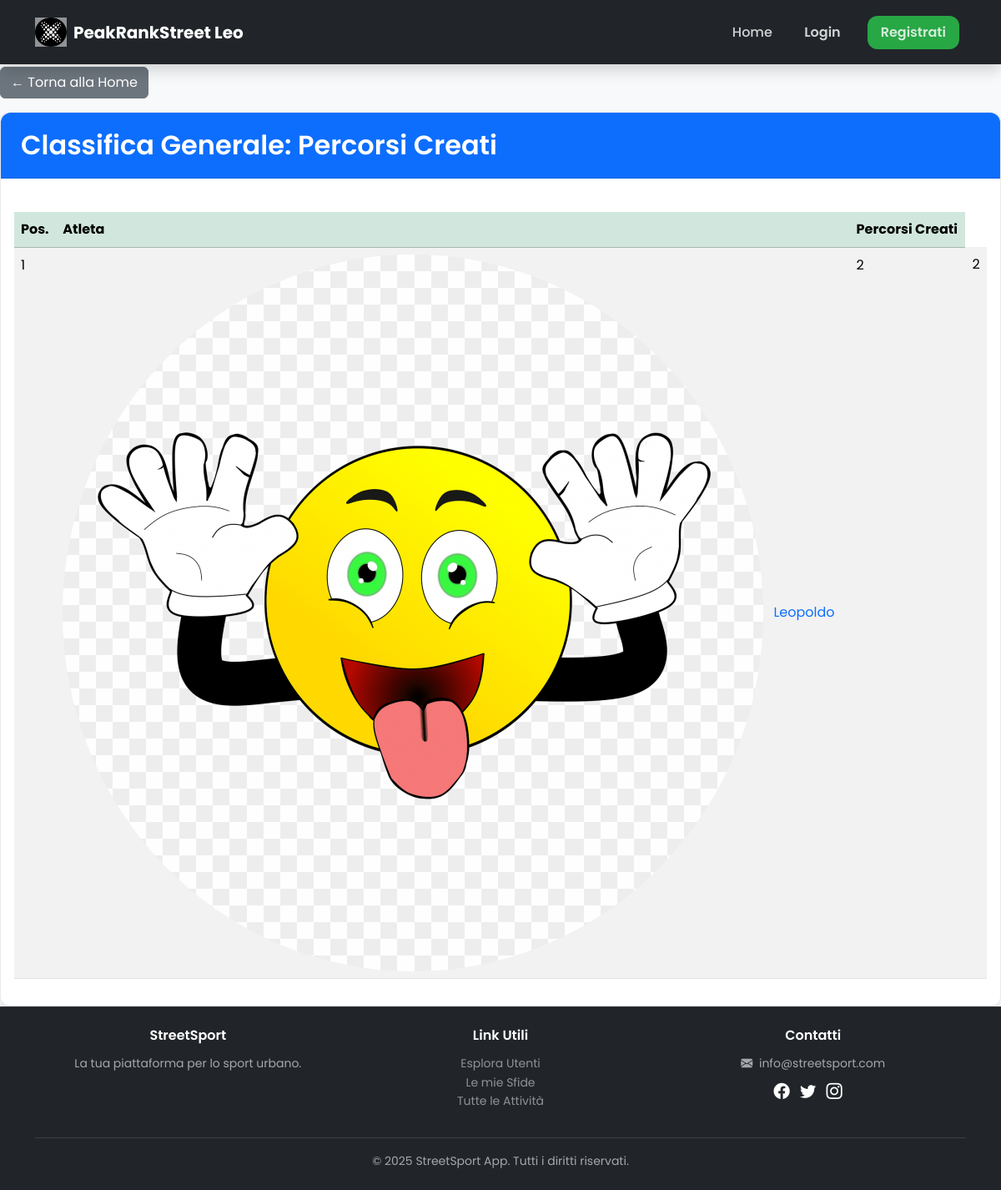
The app's page /leaderboards/most_routes, older data.
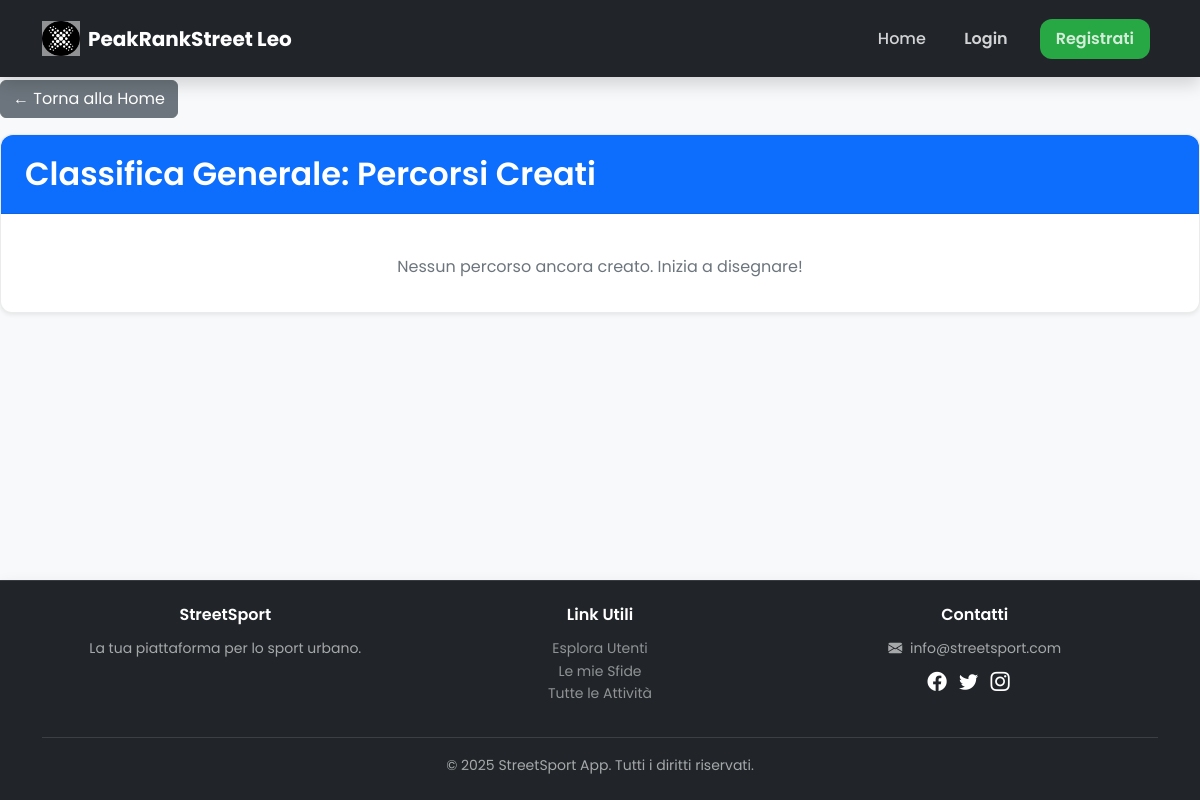
The same page, newer data.
### app/models.py (models this page shows, shortened)
class User(db.Model, UserMixin):
    __tablename__ = 'user'
    id = db.Column(db.Integer, primary_key=True)
    username = db.Column(db.String(50), unique=True, nullable=False, index=True)
    email = db.Column(db.String(100), unique=True, nullable=False, index=True)
    password_hash = db.Column(db.String(200), nullable=False)
    profile_image = db.Column(db.String(120), nullable=False, default='default.png')
    city = db.Column(db.String(100), nullable=True)
    created_at = db.Column(db.DateTime, default=datetime.utcnow)
    is_admin = db.Column(db.Boolean, default=False, nullable=False)
    routes = db.relationship('Route', backref='creator', lazy='dynamic')
    challenges = db.relationship('Challenge', backref='challenger', lazy='dynamic')
    activities = db.relationship('Activity', backref='user_activity', lazy='dynamic')
    comments = db.relationship('Comment', backref='author', lazy='dynamic')
    likes = db.relationship('Like', backref='user_liker', lazy='dynamic')
    route_records = db.relationship('RouteRecord', backref='record_holder', lazy='dynamic')
    user_badges = db.relationship('UserBadge', backref='badge_recipient', lazy='dynamic')
    activity_likes = db.relationship('ActivityLike', backref='user', lazy='dynamic')
    followed = db.relationship(
        'User', secondary=followers,
        primaryjoin=(followers.c.follower_id == id),
        secondaryjoin=(followers.c.followed_id == id),
        backref=db.backref('followers', lazy='dynamic'), lazy='dynamic')

### app/main/routes.py (the view)
@main.route("/leaderboards/most_routes")
def leaderboard_most_routes():
    results = (
        db.session.query(
            User,
            func.count(Route.id).label('total_routes_created')
        )
        .join(Route, User.id == Route.created_by)
        .group_by(User)
        .order_by(func.count(Route.id).desc())
        .limit(20)
        .all()
    )
    leaderboard_data = [
        {
            'id': user.id,
            'username': user.username,
            'profile_image': user.profile_image,
            'total_routes_created': total_routes_created or 0
        }
        for user, total_routes_created in results
    ]
    return render_template(
        "leaderboard_most_routes.html",
        leaderboard_data=leaderboard_data,
        is_homepage=False
    )

### app/templates/leaderboard_most_routes.html (shortened to what this page needs)
{% extends "index.html" %}
{% block content %}
    <a href="{{ url_for('main.index') }}" class="btn btn-secondary mb-3">&larr; Torna alla Home</a>
    <div class="card shadow-sm">
        <div class="card-header bg-primary text-white">
            <h2 class="mb-0 text-center">Classifica Generale: Percorsi Creati</h2>
        </div>
        <div class="card-body">
            {% if leaderboard_data %}
                <div class="table-responsive">
                    <table class="table table-striped table-hover mt-4">
                        <thead class="table-success">
                            <tr>
                                <th scope="col">Pos.</th>
                                <th scope="col">Atleta</th>
                                <th scope="col">Percorsi Creati</th>
                            </tr>
                        </thead>
                        <tbody>
                            {% for entry in leaderboard_data %}
                                <tr>
                                    <td>{{ loop.index }}</td>
                                    <td>
                                        <img src="{{ url_for('static', filename='profile_pics/' + entry.profile_image) }}" class="rounded-circle me-2 profile-image-small" alt="Avatar">
                                        <a href="{{ url_for('main.user_profile', user_id=entry.id) }}" class="user-link text-primary">{{ entry.username }}</a>
                                        <td>{{ entry.total_routes_created }}</td>
                                    </td>
                                    <td>{{ entry.total_routes_created }}</td>
                                </tr>
                            {% endfor %}
                        </tbody>
                    </table>
                </div>
            {% else %}
                <p class="text-center text-muted mt-4">Nessun percorso ancora creato. Inizia a disegnare!</p>
            {% endif %}
        </div>
    </div>
{% endblock %}

### app/templates/index.html (shortened to what this page needs)
<!DOCTYPE html>
<html lang="it">
<head>
    <link href="https://cdn.jsdelivr.net/npm/bootstrap@5.3.2/dist/css/bootstrap.min.css" rel="stylesheet">
    <link rel="stylesheet" href="https://cdn.jsdelivr.net/npm/bootstrap-icons@1.11.1/font/bootstrap-icons.css">
    <link rel="stylesheet" href="https://unpkg.com/leaflet@1.7.1/dist/leaflet.css" />
    <link rel="stylesheet" href="https://unpkg.com/leaflet-draw@1.0.4/dist/leaflet.draw.css" />
    <link rel="stylesheet" href="https://unpkg.com/leaflet.markercluster@1.4.1/dist/MarkerCluster.css" />
    <link rel="stylesheet" href="https://unpkg.com/leaflet.markercluster@1.4.1/dist/MarkerCluster.Default.css" />
    <link rel="stylesheet" href="{{ url_for('static', filename='css/styles.css') }}">
</head>
<body>
    <div class="main-wrapper">
        <header>
            <nav class="navbar navbar-expand-lg navbar-dark bg-dark-custom fixed-top py-3">
                <div class="container">
                    <a class="navbar-brand d-flex align-items-center" href="{{ url_for('main.index') }}">
                        <img src="{{ url_for('static', filename='icons/logoSS_X.png') }}" alt="StreetSport Logo" class="navbar-logo me-2">
                        <span class="fw-bold">PeakRankStreet Leo</span>
                    </a>
                    <div class="collapse navbar-collapse justify-content-end" id="navbarNav">
                        <ul class="navbar-nav align-items-center">
                            <li class="nav-item">
                                <a class="nav-link {% if request.endpoint == 'main.index' %}active{% endif %}" aria-current="page" href="{{ url_for('main.index') }}">Home</a>
                            </li>
                            {% if current_user.is_authenticated %}
                                <li class="nav-item">
                                    <a class="nav-link {% if request.endpoint == 'main.create_route' %}active{% endif %}" href="{{ url_for('main.create_route') }}"><i class="bi bi-geo-alt me-1"></i>Crea Percorso</a>
                                </li>
                                <li class="nav-item">
                                    <a class="nav-link {% if request.endpoint == 'main.create_challenge' %}active{% endif %}" href="{{ url_for('main.create_challenge') }}"><i class="bi bi-award me-1"></i>Crea Sfida</a>
                                </li>
                                <li class="nav-item">
                                    <a class="nav-link {% if request.endpoint == 'main.challenges_list' %}active{% endif %}" href="{{ url_for('main.challenges_list') }}"><i class="bi bi-grid-3x3-gap-fill me-1"></i>Sfide</a>
                                </li>
                                <li class="nav-item">
                                    <a class="nav-link {% if request.endpoint == 'main.explore_users' %}active{% endif %}" href="{{ url_for('main.explore_users') }}"><i class="bi bi-people-fill me-1"></i>Esplora</a>
                                </li>
                                <li class="nav-item">
                                    <a class="nav-link {% if request.endpoint == 'main.all_activities' %}active{% endif %}" href="{{ url_for('main.all_activities') }}"><i class="bi bi-activity me-1"></i>Attività</a>
                                </li>
                                <li class="nav-item">
                                    <a class="nav-link {% if request.endpoint == 'main.feed' %}active{% endif %}" href="{{ url_for('main.feed') }}"><i class="bi bi-rss-fill me-1"></i>Feed</a>
                                </li>
                                <li class="nav-item">
                                    <a class="nav-link position-relative {% if request.endpoint == 'main.notifications' %}active{% endif %}"
                                    href="{{ url_for('main.notifications') }}">
                                        <i class="bi bi-bell-fill"></i>
                                        {% if unread_notifications_count > 0 %}
                                            <span class="position-absolute top-0 start-100 translate-middle badge rounded-pill bg-danger notifications-badge">
                                                {{ unread_notifications_count }}
                                                <span class="visually-hidden">notifiche non lette</span>
                                            </span>
                                        {% endif %}
                                    </a>
                                </li>
                                <li class="nav-item">
                                    <a class="nav-link {% if request.endpoint == 'main.track_activity' %}active{% endif %}"
                                    href="{{ url_for('main.track_activity') }}">
                                        <i class="bi bi-geo-alt-fill me-1"></i>Traccia Live
                                    </a>
                                </li>
                                <li class="nav-item dropdown">
                                    <a class="nav-link dropdown-toggle" href="#" id="navbarDropdownLeaderboards" role="button" data-bs-toggle="dropdown" aria-expanded="false">
                                        <i class="bi bi-trophy-fill me-1"></i>Classifiche
                                    </a>
                                    <ul class="dropdown-menu dropdown-menu-dark" aria-labelledby="navbarDropdownLeaderboards">
                                        <li><a class="dropdown-item" href="{{ url_for('main.leaderboard_total_distance') }}">Distanza Totale</a></li>
                                        <li><a class="dropdown-item" href="{{ url_for('main.leaderboard_most_routes') }}">Percorsi Creati</a></li>
                                        <li><hr class="dropdown-divider"></li>
                                        <li><a class="dropdown-item" href="{{ url_for('main.finished_challenges') }}">🏁 Sfide Terminate</a></li>
                                    </ul>
                                </li>
                                <li class="nav-item dropdown">
                                    <a class="nav-link dropdown-toggle d-flex align-items-center" href="#" id="navbarDropdownMenuLink" role="button" data-bs-toggle="dropdown" aria-expanded="false">
                                        <img src="{{ url_for('static', filename='profile_pics/' + current_user.profile_image) }}" class="rounded-circle me-2 profile-image-navbar" alt="Avatar">
                                        <span class="d-lg-none d-xl-inline">Profilo ({{ current_user.username }})</span>
                                    </a>
                                    <ul class="dropdown-menu dropdown-menu-dark" aria-labelledby="navbarDropdownMenuLink">
                                        <li><a class="dropdown-item" href="{{ url_for('main.user_profile', user_id=current_user.id) }}">Il mio profilo</a></li>
                                        <li><a class="dropdown-item" href="{{ url_for('main.edit_profile') }}">Modifica profilo</a></li>
                                        <li><hr class="dropdown-divider"></li>
                                        <li><a class="dropdown-item" href="{{ url_for('auth.logout') }}">Logout</a></li>
                                    </ul>
                                </li>
                            {% else %}
                                <li class="nav-item">
                                    <a class="nav-link btn btn-outline-success mx-2 px-3 {% if request.endpoint == 'auth.login' %}active{% endif %}" href="{{ url_for('auth.login') }}">Login</a>
                                </li>
                                <li class="nav-item">
                                    <a class="nav-link btn btn-success px-3 {% if request.endpoint == 'auth.register' %}active{% endif %}" href="{{ url_for('auth.register') }}">Registrati</a>
                                </li>
                            {% endif %}
                        </ul>
                    </div>
                </div>
            </nav>
        </header>
        <main class="flex-shrink-0">
            {% block content %}{% endblock %}
        </main>
        <footer class="footer bg-dark-custom py-4 mt-auto border-top text-white-50">
            <div class="container text-center">
                <div class="row g-2">
                    <div class="col-md-4">
                        <h6 class="text-white">StreetSport</h6>
                        <p class="small mb-0">La tua piattaforma per lo sport urbano.</p>
                    </div>
                    <div class="col-md-4">
                        <h6 class="text-white">Link Utili</h6>
                        <ul class="list-unstyled small">
                            <li><a href="{{ url_for('main.explore_users') }}" class="text-white-50 text-decoration-none">Esplora Utenti</a></li>
                            <li><a href="{{ url_for('main.challenges_list') }}" class="text-white-50 text-decoration-none">Le mie Sfide</a></li>
                            <li><a href="{{ url_for('main.all_activities') }}" class="text-white-50 text-decoration-none">Tutte le Attività</a></li>
                        </ul>
                    </div>
                    <div class="col-md-4">
                        <h6 class="text-white">Contatti</h6>
                        <p class="small mb-0"><i class="bi bi-envelope-fill me-1"></i> info@streetsport.com</p>
                        <div class="social-icons mt-2">
                            <a href="#" class="text-white me-2"><i class="bi bi-facebook"></i></a>
                            <a href="#" class="text-white me-2"><i class="bi bi-twitter"></i></a>
                            <a href="#" class="text-white"><i class="bi bi-instagram"></i></a>
                        </div>
                    </div>
                </div>
                <hr class="text-white-50 my-3">
                <p class="mb-0 small">&copy; 2025 StreetSport App. Tutti i diritti riservati.</p>
            </div>
        </footer>
    </div>
</body>
</html>

Row changes from the older to the newer data that the page shows:
removed User: profile_image (placeholder picture), username "Leopoldo", total_routes_created "2"
Text that changed along with them:
text no longer shown: "Pos. Atleta Percorsi Creati"
text now shown: "Nessun percorso ancora creato. Inizia a disegnare!"
